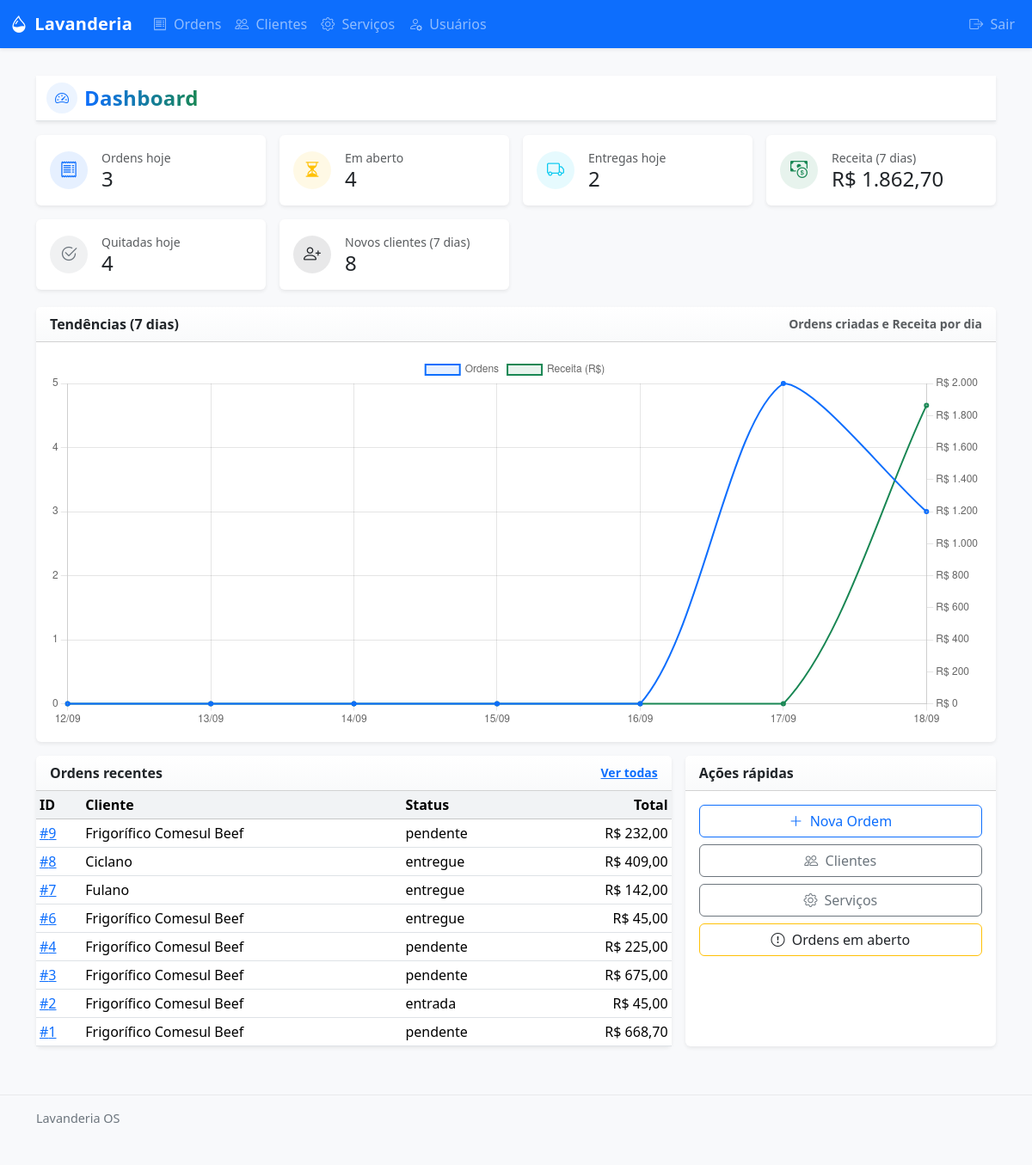
Screenshot of / (signed in) with the database file from the repository.
### app/models.py (models this page shows)
class Order(db.Model):
    id = db.Column(db.Integer, primary_key=True)
    client_id = db.Column(db.Integer, db.ForeignKey("client.id"), nullable=False)
    status = db.Column(db.String(30), default="entrada")
    total = db.Column(db.Float, default=0.0)
    discount = db.Column(db.Float, default=0.0)  # desconto em moeda
    surcharge = db.Column(db.Float, default=0.0)  # acréscimo em moeda
    discount_percent = db.Column(db.Float, default=0.0)  # desconto percentual (0-100)
    surcharge_percent = db.Column(db.Float, default=0.0)  # acréscimo percentual (0-100)
    notes = db.Column(db.Text)
    created_at = db.Column(db.DateTime, default=datetime.utcnow)
    delivery_date = db.Column(db.DateTime, nullable=True)
    payment_status = db.Column(db.String(20), default="em_aberto")  # em_aberto, quitado
    client = db.relationship("Client", backref=db.backref("orders", lazy=True))

class Client(db.Model):
    id = db.Column(db.Integer, primary_key=True)
    name = db.Column(db.String(120), nullable=False)
    phone = db.Column(db.String(30))
    document = db.Column(db.String(30))  # CPF/CNPJ opcional
    address = db.Column(db.String(255))
    created_at = db.Column(db.DateTime, default=datetime.utcnow)

### app/__init__.py (the view)
    @app.route("/")
    def index():
        if not current_user.is_authenticated:
            return redirect(url_for("auth.login"))
        try:
            from sqlalchemy import func
            from .models import Order, Payment, Client
            from datetime import datetime as _dt, timedelta as _td, timezone as _tz
            try:
                from zoneinfo import ZoneInfo
                tz_sp = ZoneInfo("America/Sao_Paulo")
            except Exception:
                tz_sp = None
            def to_utc_naive(dt_local_naive: _dt) -> _dt:
                if tz_sp is not None:
                    dt_local = dt_local_naive.replace(tzinfo=tz_sp)
                else:
                    dt_local = dt_local_naive.replace(tzinfo=_tz(_td(hours=-3)))
                return dt_local.astimezone(_tz.utc).replace(tzinfo=None)
            now_local = _dt.now()
            today_local = _dt(year=now_local.year, month=now_local.month, day=now_local.day)
            today_utc_start = to_utc_naive(today_local)
            today_utc_end = to_utc_naive(today_local + _td(days=1))
            today_orders = (
                db.session.query(func.count(Order.id))
                .filter(Order.created_at >= today_utc_start, Order.created_at < today_utc_end)
                .scalar()
            ) or 0
            open_orders = (db.session.query(func.count(Order.id)).filter(Order.payment_status == 'em_aberto').scalar()) or 0
            sd = today_local.strftime("%Y-%m-%d")
            deliveries_today = (
                db.session.query(func.count(Order.id))
                .filter(func.date(Order.delivery_date) == sd)
                .scalar()
            ) or 0
            start7_local = today_local - _td(days=6)  # include today and previous 6 days
            start7_utc = to_utc_naive(start7_local)
            end7_utc = today_utc_end
            revenue_7d = (
                db.session.query(func.coalesce(func.sum(Payment.amount), 0.0))
                .filter(Payment.created_at >= start7_utc, Payment.created_at < end7_utc)
                .scalar()
            ) or 0.0
            recent_orders = (
                Order.query.join(Client).add_columns(Client.name)
                .order_by(Order.id.desc()).limit(8).with_entities(Order).all()
            )
            paid_today = (
                db.session.query(func.count(func.distinct(Payment.order_id)))
                .join(Order, Order.id == Payment.order_id)
                .filter(Payment.created_at >= today_utc_start, Payment.created_at < today_utc_end)
                .filter(Order.payment_status == 'quitado')
                .scalar()
            ) or 0
            new_clients_7d = (
                db.session.query(func.count(Client.id))
                .filter(Client.created_at >= start7_utc, Client.created_at < end7_utc)
                .scalar()
            ) or 0
            labels, orders_series, revenue_series = [], [], []
            for i in range(6, -1, -1):
                d_local = today_local - _td(days=i)
                d_start_utc = to_utc_naive(_dt(d_local.year, d_local.month, d_local.day))
                d_end_utc = to_utc_naive(_dt(d_local.year, d_local.month, d_local.day) + _td(days=1))
                cnt = (
                    db.session.query(func.count(Order.id))
                    .filter(Order.created_at >= d_start_utc, Order.created_at < d_end_utc)
                    .scalar()
                ) or 0
                rev = (
                    db.session.query(func.coalesce(func.sum(Payment.amount), 0.0))
                    .filter(Payment.created_at >= d_start_utc, Payment.created_at < d_end_utc)
                    .scalar()
                ) or 0.0
                labels.append(d_local.strftime('%d/%m'))
                orders_series.append(int(cnt))
                revenue_series.append(float(rev))
            metrics = {
                'today_orders': int(today_orders),
                'open_orders': int(open_orders),
                'today_deliveries': int(deliveries_today),
                'revenue_7d': float(revenue_7d),
                'paid_today': int(paid_today),
                'new_clients_7d': int(new_clients_7d),
            }
            trends = {
                'labels': labels,
                'orders': orders_series,
                'revenue': revenue_series,
            }
        except Exception:
            metrics = {'today_orders': 0, 'open_orders': 0, 'today_deliveries': 0, 'revenue_7d': 0.0, 'paid_today': 0, 'new_clients_7d': 0}
            recent_orders = []
            trends = {'labels': [], 'orders': [], 'revenue': []}
        return render_template("dashboard.html", metrics=metrics, recent_orders=recent_orders, trends=trends)

### app/models.py (called while the page is built)
@login_manager.user_loader
def load_user(user_id):
    return User.query.get(int(user_id))

### app/templates/dashboard.html (shortened to what this page needs)
{% extends 'base.html' %}
{% block content %}
<div class="dash-toolbar-top sticky-top bg-body border-bottom shadow-sm mb-3">
  <div class="container py-2 d-flex align-items-center">
    <div class="dash-title">
      <span class="icon"><i class="bi bi-speedometer2"></i></span>
      <span class="text">Dashboard</span>
    </div>
  </div>
 </div>
<div class="row g-3">
  <div class="col-6 col-md-3">
    <div class="card border-0 shadow-sm h-100">
      <div class="card-body d-flex align-items-center">
        <div class="rounded-circle bg-primary bg-opacity-10 text-primary d-flex align-items-center justify-content-center me-3" style="width:44px;height:44px;">
          <i class="bi bi-receipt fs-5"></i>
        </div>
        <div>
          <div class="text-muted small">Ordens hoje</div>
          <div class="h4 mb-0">{{ (metrics and metrics.today_orders) or 0 }}</div>
        </div>
      </div>
    </div>
  </div>
  <div class="col-6 col-md-3">
    <div class="card border-0 shadow-sm h-100">
      <div class="card-body d-flex align-items-center">
        <div class="rounded-circle bg-warning bg-opacity-10 text-warning d-flex align-items-center justify-content-center me-3" style="width:44px;height:44px;">
          <i class="bi bi-hourglass-split fs-5"></i>
        </div>
        <div>
          <div class="text-muted small">Em aberto</div>
          <div class="h4 mb-0">{{ (metrics and metrics.open_orders) or 0 }}</div>
        </div>
      </div>
    </div>
  </div>
  <div class="col-6 col-md-3">
    <div class="card border-0 shadow-sm h-100">
      <div class="card-body d-flex align-items-center">
        <div class="rounded-circle bg-info bg-opacity-10 text-info d-flex align-items-center justify-content-center me-3" style="width:44px;height:44px;">
          <i class="bi bi-truck fs-5"></i>
        </div>
        <div>
          <div class="text-muted small">Entregas hoje</div>
          <div class="h4 mb-0">{{ (metrics and metrics.today_deliveries) or 0 }}</div>
        </div>
      </div>
    </div>
  </div>
  <div class="col-6 col-md-3">
    <div class="card border-0 shadow-sm h-100">
      <div class="card-body d-flex align-items-center">
        <div class="rounded-circle bg-success bg-opacity-10 text-success d-flex align-items-center justify-content-center me-3" style="width:44px;height:44px;">
          <i class="bi bi-cash-coin fs-5"></i>
        </div>
        <div>
          <div class="text-muted small">Receita (7 dias)</div>
          <div class="h4 mb-0">R$ {{ ((metrics and metrics.revenue_7d) or 0)|money_br }}</div>
        </div>
      </div>
    </div>
  </div>
  <div class="col-6 col-md-3">
    <div class="card border-0 shadow-sm h-100">
      <div class="card-body d-flex align-items-center">
        <div class="rounded-circle bg-secondary bg-opacity-10 text-secondary d-flex align-items-center justify-content-center me-3" style="width:44px;height:44px;">
          <i class="bi bi-check2-circle fs-5"></i>
        </div>
        <div>
          <div class="text-muted small">Quitadas hoje</div>
          <div class="h4 mb-0">{{ (metrics and metrics.paid_today) or 0 }}</div>
        </div>
      </div>
    </div>
  </div>
  <div class="col-6 col-md-3">
    <div class="card border-0 shadow-sm h-100">
      <div class="card-body d-flex align-items-center">
        <div class="rounded-circle bg-dark bg-opacity-10 text-dark d-flex align-items-center justify-content-center me-3" style="width:44px;height:44px;">
          <i class="bi bi-person-plus fs-5"></i>
        </div>
        <div>
          <div class="text-muted small">Novos clientes (7 dias)</div>
          <div class="h4 mb-0">{{ (metrics and metrics.new_clients_7d) or 0 }}</div>
        </div>
      </div>
    </div>
  </div>
</div>
<div class="row g-3 mt-1">
  <div class="col-12">
    <div class="card border-0 shadow-sm">
      <div class="card-header d-flex justify-content-between align-items-center">
        <span>Tendências (7 dias)</span>
        <small class="text-muted">Ordens criadas e Receita por dia</small>
      </div>
      <div class="card-body">
        <canvas id="trendChart" height="120"></canvas>
      </div>
    </div>
  </div>
  <div class="col-lg-8">
    <div class="card border-0 shadow-sm h-100">
      <div class="card-header d-flex justify-content-between align-items-center">
        <span>Ordens recentes</span>
        <a href="{{ url_for('orders.list_orders') }}" class="small">Ver todas</a>
      </div>
      <div class="card-body p-0">
        <div class="table-responsive">
          <table class="table table-sm align-middle mb-0">
            <thead class="table-light">
              <tr>
                <th>ID</th>
                <th>Cliente</th>
                <th>Status</th>
                <th class="text-end">Total</th>
              </tr>
            </thead>
            <tbody>
              {% for o in (recent_orders or []) %}
              <tr>
                <td><a href="{{ url_for('orders.edit_order', order_id=o.id) }}">#{{ o.id }}</a></td>
                <td>{{ o.client and o.client.name or '-' }}</td>
                <td>{{ o.status or '-' }}</td>
                <td class="text-end">R$ {{ (o.total or 0)|money_br }}</td>
              </tr>
              {% else %}
              <tr>
                <td colspan="4" class="text-center text-muted py-4">Nenhuma ordem recente</td>
              </tr>
              {% endfor %}
            </tbody>
          </table>
        </div>
      </div>
    </div>
  </div>
  <div class="col-lg-4">
    <div class="card border-0 shadow-sm h-100">
      <div class="card-header">Ações rápidas</div>
      <div class="card-body">
        <div class="d-grid gap-2">
          <a href="{{ url_for('orders.create_order') }}" class="btn btn-outline-primary"><i class="bi bi-plus-lg me-1"></i> Nova Ordem</a>
          <a href="{{ url_for('clients.list_clients') }}" class="btn btn-outline-secondary"><i class="bi bi-people me-1"></i> Clientes</a>
          <a href="{{ url_for('services.list_services') }}" class="btn btn-outline-secondary"><i class="bi bi-gear me-1"></i> Serviços</a>
          <a href="{{ url_for('orders.list_orders', pay='em_aberto') }}" class="btn btn-outline-warning text-dark"><i class="bi bi-exclamation-circle me-1"></i> Ordens em aberto</a>
        </div>
      </div>
    </div>
  </div>
</div>
<script>
  (function(){
    try {
      var dataNode = document.getElementById('trendData');
      var json = dataNode ? JSON.parse(dataNode.textContent || '{}') : {};
      var labels = Array.isArray(json.labels) ? json.labels : [];
      var orders = Array.isArray(json.orders) ? json.orders : [];
      var revenue = Array.isArray(json.revenue) ? json.revenue : [];
      var ctx = document.getElementById('trendChart');
      if (ctx && labels.length) {
        new Chart(ctx, {
          type: 'line',
          data: {
            labels: labels,
            datasets: [
              { label: 'Ordens', data: orders, borderColor: 'rgba(13,110,253,1)', backgroundColor: 'rgba(13,110,253,0.1)', tension: .3, borderWidth: 2, pointRadius: 2, yAxisID: 'y1' },
              { label: 'Receita (R$)', data: revenue, borderColor: 'rgba(25,135,84,1)', backgroundColor: 'rgba(25,135,84,0.1)', tension: .3, borderWidth: 2, pointRadius: 2, yAxisID: 'y2' }
            ]
          },
          options: {
            responsive: true,
            scales: {
              y1: { type: 'linear', position: 'left', ticks: { precision: 0 } },
              y2: { type: 'linear', position: 'right', grid: { drawOnChartArea: false }, ticks: { callback: function(v){ return 'R$ ' + Number(v).toLocaleString('pt-BR'); } } },
            },
            plugins: {
              legend: { display: true },
              tooltip: { callbacks: { label: function(ctx){ if (ctx.datasetIndex === 1) { return ctx.dataset.label + ': R$ ' + Number(ctx.parsed.y).toLocaleString('pt-BR', {minimumFractionDigits:2, maximumFractionDigits:2}); } return ctx.dataset.label + ': ' + ctx.parsed.y; } } }
            }
          }
        });
      }
    } catch(e) {}
  })();
</script>
{% endblock %}

### app/static/css/styles.css (style rules this page uses)
body { padding-bottom: 40px; }
body { background-color: #f8f9fb; }
.card { border: 1px solid rgba(0,0,0,.06); box-shadow: 0 2px 6px rgba(0,0,0,.04); }
.card-header { background: linear-gradient(180deg, #ffffff, #f9fafb); font-weight: 600; }
.table thead th { background-color: #f1f3f5; border-bottom-width: 1px; }

### app/templates/base.html (style rules this page uses)
body { padding-top: 64px; }

### app/templates/dashboard.html (style rules this page uses)
.dash-title { display: flex; align-items: center; gap: .5rem; }
.dash-title .icon { width: 36px; height: 36px; display: inline-flex; align-items: center; justify-content: center; border-radius: 50%; background: rgba(13,110,253,.08); color: #0d6efd; }
.dash-title .text { font-weight: 800; font-size: 1.5rem; letter-spacing: .3px; background: linear-gradient(90deg, #0d6efd, #198754); -webkit-background-clip: text; background-clip: text; color: transparent; }
.dash-toolbar-top { top: 64px; z-index: 1029; }

### rows the page displays
Order: id "9", name "Frigorífico Comesul Beef", status "pendente", total "232,00"
Order: id "8", name "Ciclano", status "entregue", total "409,00"
Order: id "7", name "Fulano", status "entregue", total "142,00"
Order: id "6", name "Frigorífico Comesul Beef", status "entregue", total "45,00"
Order: id "4", name "Frigorífico Comesul Beef", status "pendente", total "225,00"
Order: id "3", name "Frigorífico Comesul Beef", status "pendente", total "675,00"
Order: id "2", name "Frigorífico Comesul Beef", status "entrada", total "45,00"
Order: id "1", name "Frigorífico Comesul Beef", status "pendente", total "668,70"

### other values shown
{{ (metrics and metrics.today_orders) or 0 }} "3"
{{ (metrics and metrics.open_orders) or 0 }} "4"
{{ (metrics and metrics.today_deliveries) or 0 }} "2"
{{ ((metrics and metrics.revenue_7d) or 0)|money_br }} "1.862,70"
{{ (metrics and metrics.paid_today) or 0 }} "4"
{{ (metrics and metrics.new_clients_7d) or 0 }} "8"
